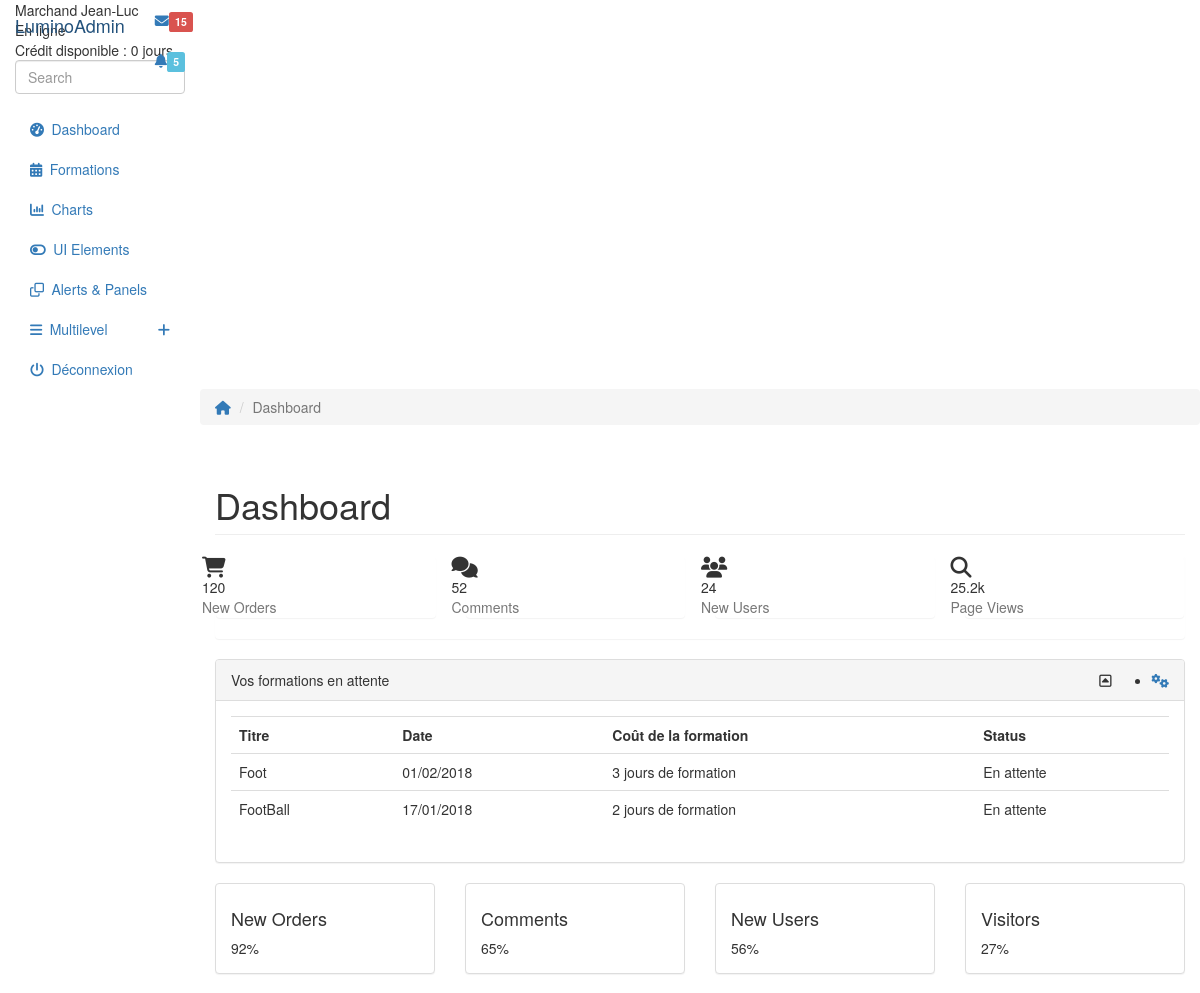
/ (signed in, upper part), run on an earlier commit of the app's database.
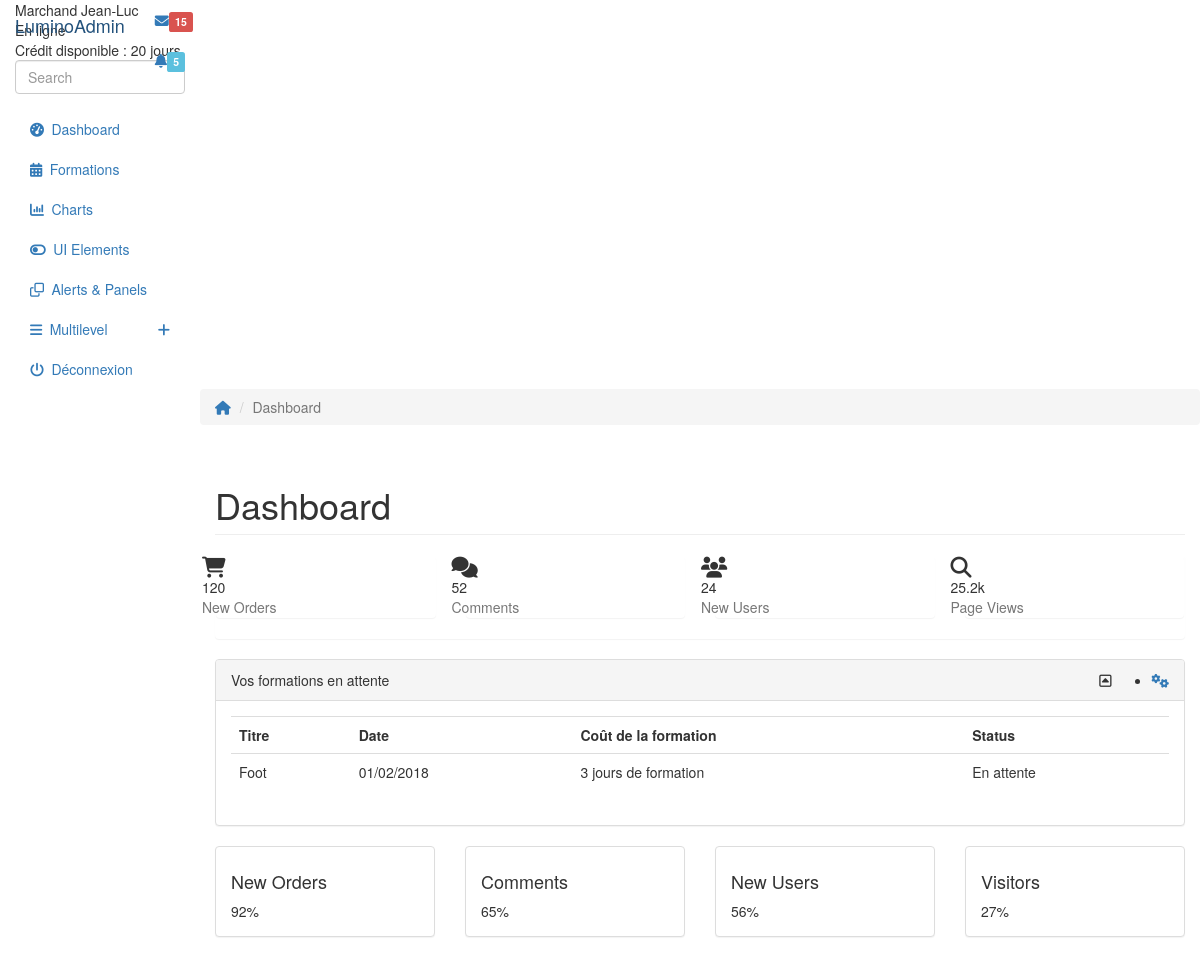
And on a later commit of the database.
### tables this page shows
CREATE TABLE `formation` (
  `id_f` int(11) NOT NULL,
  `id_p` int(11) NOT NULL,
  `titre` varchar(255) NOT NULL,
  `contenu` text NOT NULL,
  `date_debut` date NOT NULL,
  `nb_jour` int(255) NOT NULL,
  `nb_place` int(255) NOT NULL
);

CREATE TABLE `type_formation` (
  `id_t` int(11) NOT NULL,
  `libelle` varchar(255) NOT NULL,
  `id_s` int(25) NOT NULL,
  `id_f` int(25) NOT NULL
);

### Models/functionModels.php (called while the page is built, shortened)
<?php
function affich_formation_attente($id_s) {
    global $bdd;
    $reqhistorique = $bdd->query('SELECT type_formation.id_t, type_formation.libelle, type_formation.id_f, type_formation.id_s, formation.id_f, formation.titre, formation.contenu, formation.date_debut, formation.nb_jour, formation.nb_place, salarie.nom, salarie.prenom, salarie.credits
                        FROM formation
                        INNER JOIN type_formation
                        ON formation.id_f = type_formation.id_f
                        INNER JOIN salarie
                        ON type_formation.id_s = salarie.id_s
                        WHERE salarie.id_s = '.$id_s.'
                        AND libelle = "En attente"
                        ORDER BY libelle DESC');
    return $reqhistorique;
}
?>

### Controllers/functionControllers.php (the view, shortened to what this page needs)
<?php
function menu_lvl($lvl, $page) {
    $contenu = '';
    if($lvl == 1) {
        if($page == 'accueil') { $contenu .= '<li class="active">'; } else { $contenu .= '<li>'; } $contenu .= '<a href="'.BASE_URL.'"><em class="fa fa-dashboard">&nbsp;</em> Dashboard</a></li>';
        if($page == 'Formations') { $contenu .= '<li class="active">'; } else { $contenu .= '<li>'; } $contenu .= '<a href="'.BASE_URL.'/Formations"><em class="fa fa-calendar">&nbsp;</em> Formations</a></li>';
        $contenu .= '<li><a href="charts.html"><em class="fa fa-bar-chart">&nbsp;</em> Charts</a></li>
                <li><a href="elements.html"><em class="fa fa-toggle-off">&nbsp;</em> UI Elements</a></li>
                <li><a href="panels.html"><em class="fa fa-clone">&nbsp;</em> Alerts &amp; Panels</a></li>
                <li class="parent "><a data-toggle="collapse" href="#sub-item-1">
                    <em class="fa fa-navicon">&nbsp;</em> Multilevel <span data-toggle="collapse" href="#sub-item-1" class="icon pull-right"><em class="fa fa-plus"></em></span>
                    </a>
                    <ul class="children collapse" id="sub-item-1">
                        <li><a class="" href="#">
                            <span class="fa fa-arrow-right">&nbsp;</span> Sub Item 1
                            </a></li>
                        <li><a class="" href="#">
                            <span class="fa fa-arrow-right">&nbsp;</span> Sub Item 2
                            </a></li>
                        <li><a class="" href="#">
                            <span class="fa fa-arrow-right">&nbsp;</span> Sub Item 3
                            </a></li>
                    </ul>
                </li>';
    }
    return $contenu;
}
function affichage_formation_attente($id_s) {
    $reqhistorique = affich_formation_attente($id_s);
    $contenu = '';
    if($resultat = $reqhistorique->rowCount() > 0) {
        while($resultat = $reqhistorique->fetch()) {
            $contenu .= '<tr id="'.$resultat['id_f'].'" class="'.$resultat['libelle'].'">
            <td>'.$resultat['titre'].'</td>
            <td>'.date("d/m/Y", strtotime($resultat['date_debut'])).'</td>
            <td>'.$resultat['nb_jour'].' jours de formation</td>
            <td><span class="indicator label-attente"></span> '.$resultat['libelle'].'</td>
        </tr>';
        }
    } else {
        $contenu .= '<tr><td colspan="5"></td></tr>
                     <tr>
                        <td align="center" colspan="5">Vous n\'avez aucune formation en attente</td>
                    </tr>';
    }
    $contenu .= "";
    return $contenu;
}
?>

### Controllers/accueil.php (shortened to what this page needs)
<?php
if($_SESSION['lvl'] == 1 ) {
    require 'Views/accueil-salarie.php';
} elseif($_SESSION['lvl'] == 2) {
    require 'Views/accueil-chef.php';
}elseif($_SESSION['lvl'] == 3) {
    require 'Views/accueil-admin.php';
}
?>

### Views/accueil-salarie.php (shortened to what this page needs)
<div class="row">
    <ol class="breadcrumb">
        <li><a href="#">
            <em class="fa fa-home"></em>
            </a></li>
        <li class="active">Dashboard</li>
    </ol>
</div>
<div class="row">
    <div class="col-lg-12">
        <h1 class="page-header">Dashboard</h1>
    </div>
</div>
<div class="panel panel-container">
    <div class="row">
        <div class="col-xs-6 col-md-3 col-lg-3 no-padding">
            <div class="panel panel-teal panel-widget border-right">
                <div class="row no-padding"><em class="fa fa-xl fa-shopping-cart color-blue"></em>
                    <div class="large">120</div>
                    <div class="text-muted">New Orders</div>
                </div>
            </div>
        </div>
        <div class="col-xs-6 col-md-3 col-lg-3 no-padding">
            <div class="panel panel-blue panel-widget border-right">
                <div class="row no-padding"><em class="fa fa-xl fa-comments color-orange"></em>
                    <div class="large">52</div>
                    <div class="text-muted">Comments</div>
                </div>
            </div>
        </div>
        <div class="col-xs-6 col-md-3 col-lg-3 no-padding">
            <div class="panel panel-orange panel-widget border-right">
                <div class="row no-padding"><em class="fa fa-xl fa-users color-teal"></em>
                    <div class="large">24</div>
                    <div class="text-muted">New Users</div>
                </div>
            </div>
        </div>
        <div class="col-xs-6 col-md-3 col-lg-3 no-padding">
            <div class="panel panel-red panel-widget ">
                <div class="row no-padding"><em class="fa fa-xl fa-search color-red"></em>
                    <div class="large">25.2k</div>
                    <div class="text-muted">Page Views</div>
                </div>
            </div>
        </div>
    </div>
</div>
<div class="row">
    <div class="col-md-12">
        <div class="panel panel-default">
            <div class="panel-heading">
                Vos formations en attente
                <ul class="pull-right panel-settings panel-button-tab-right">
                    <li class="dropdown"><a class="pull-right dropdown-toggle" data-toggle="dropdown" href="#">
                        <em class="fa fa-cogs"></em>
                        </a>
                    </li>
                </ul>
                <span class="pull-right clickable panel-toggle panel-button-tab-left"><em class="fa fa-toggle-up"></em></span></div>
            <div class="panel-body">
                <div class="canvas-wrapper">
                    <table class="table">
                        <tr>
                            <th>Titre</th>
                            <th>Date</th>
                            <th>Coût de la formation</th>
                            <th>Status</th>
                        </tr>
                        <?php echo affichage_formation_attente($_SESSION['id_s']); ?>
                    </table>
                </div>
            </div>
        </div>
    </div>
</div>
<div class="row">
    <div class="col-xs-6 col-md-3">
        <div class="panel panel-default">
            <div class="panel-body easypiechart-panel">
                <h4>New Orders</h4>
                <div class="easypiechart" id="easypiechart-blue" data-percent="92" ><span class="percent">92%</span></div>
            </div>
        </div>
    </div>
    <div class="col-xs-6 col-md-3">
        <div class="panel panel-default">
            <div class="panel-body easypiechart-panel">
                <h4>Comments</h4>
                <div class="easypiechart" id="easypiechart-orange" data-percent="65" ><span class="percent">65%</span></div>
            </div>
        </div>
    </div>
    <div class="col-xs-6 col-md-3">
        <div class="panel panel-default">
            <div class="panel-body easypiechart-panel">
                <h4>New Users</h4>
                <div class="easypiechart" id="easypiechart-teal" data-percent="56" ><span class="percent">56%</span></div>
            </div>
        </div>
    </div>
    <div class="col-xs-6 col-md-3">
        <div class="panel panel-default">
            <div class="panel-body easypiechart-panel">
                <h4>Visitors</h4>
                <div class="easypiechart" id="easypiechart-red" data-percent="27" ><span class="percent">27%</span></div>
            </div>
        </div>
    </div>
</div>

### index.php (shortened to what this page needs)
<?php
include 'Models/connectBdd.php';
include 'Controllers/functionControllers.php';
include 'Models/functionModels.php';
if(!isset($_SESSION['id_s'])) {
    $_GET['p'] = 'login';
    include 'controllers/'.$_GET['p'].'.php';
} else {
    require "Controllers/".$_GET['p'].".php";
    $content = ob_get_contents();
    require "Views/layout.php";
}
?>

### Views/layout.php (shortened to what this page needs)
<!DOCTYPE html>
<html>
    <head>
        <link href="<?= BASE_URL; ?>/Views/assets/css/bootstrap.min.css" rel="stylesheet">
        <link href="<?= BASE_URL; ?>/Views/assets/css/font-awesome.min.css" rel="stylesheet">
        <link href="<?= BASE_URL; ?>/Views/assets/css/datepicker3.css" rel="stylesheet">
        <link href="<?= BASE_URL; ?>/Views/assets/css/styles.css" rel="stylesheet">
    </head>
    <body>
        <nav class="navbar navbar-custom navbar-fixed-top" role="navigation">
            <div class="container-fluid">
                <div class="navbar-header">
                    <a class="navbar-brand" href="#"><span>Lumino</span>Admin</a>
                    <ul class="nav navbar-top-links navbar-right">
                        <li class="dropdown"><a class="dropdown-toggle count-info" data-toggle="dropdown" href="#">
                            <em class="fa fa-envelope"></em><span class="label label-danger">15</span>
                            </a>
                        </li>
                        <li class="dropdown"><a class="dropdown-toggle count-info" data-toggle="dropdown" href="#">
                            <em class="fa fa-bell"></em><span class="label label-info">5</span>
                            </a>
                        </li>
                    </ul>
                </div>
            </div>
        </nav>
        <div id="sidebar-collapse" class="col-sm-3 col-lg-2 sidebar">
            <div class="profile-sidebar">
                <div class="profile-usertitle">
                    <div class="profile-usertitle-name"><?php echo $_SESSION['nom'].' '.$_SESSION['prenom']; ?></div>
                    <div class="profile-usertitle-status"><span class="indicator label-success"></span>En ligne</div>
                    <div class="profile-usertitle-status">Crédit disponible : <?php if(isset($_SESSION['credits'])) { echo $_SESSION['credits']; } ?> jours</div>
                </div>
            </div>
            <form role="search">
                <div class="form-group">
                    <input type="text" class="form-control" placeholder="Search">
                </div>
            </form>
            <ul class="nav menu">
                <?php echo menu_lvl($_SESSION['lvl'], $_GET['p']); ?>
                <li><a href="<?= BASE_URL; ?>/Deconnexion"><em class="fa fa-power-off">&nbsp;</em> Déconnexion</a></li>
            </ul>
        </div>
        <div class="col-sm-9 col-sm-offset-3 col-lg-10 col-lg-offset-2 main">
            <?php echo $content; ?>
        </div>
    </body>
</html>

What changed in the data, as far as the page shows it:
removed formation: titre "FootBall", date_debut "17/01/2018", nb_jour "2", type_formation.libelle "En attente"
Also different on the page:
$_SESSION['credits']: "0" → "20"
